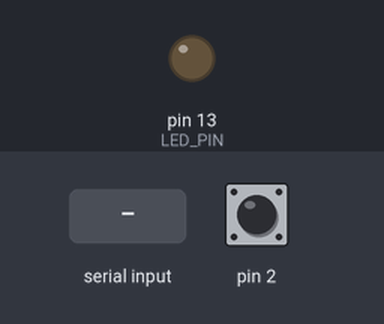
The sketch below on a simulated Arduino Uno, built with avr-gcc and run on an emulated ATmega328P. Shown: output pins drawn as LEDs (lit = HIGH). The test bench sets the inputs (shaded band); at power-on: pin 2 LOW. The sensor or clock chip raises its interrupt line as the real part does; what the sketch prints to the serial monitor is not drawn.

Above: at 0.9 s.
1.0 s: "1" received over Serial
At 1.8 s:
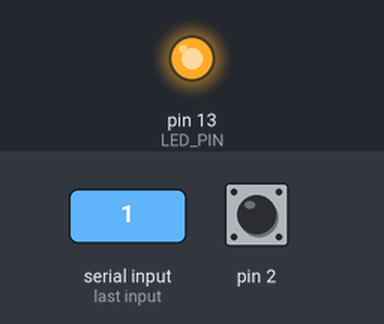
At 2.79 s:
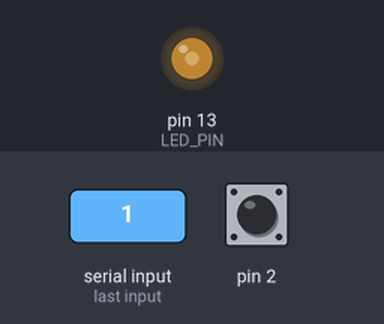
4.0 s: pin 2 pulsed HIGH 5 times (0.12 s each, 0.3 s apart)
7.0 s: pin 2 pulsed HIGH 2 times (0.12 s each, 0.3 s apart)
Timing chart, 0 to 16.0 s (numbered marks = the images above; inputs shaded):
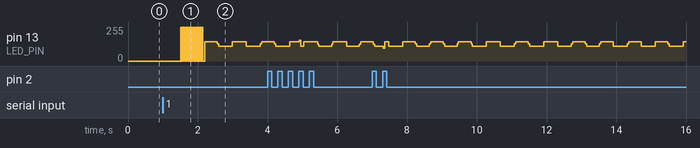

The sketch:

Arduino-SelfBalancingRobot.ino
```cpp
/********************************************************
 *
 ********************************************************/

#include "I2Cdev.h"
#include "MPU6050_6Axis_MotionApps20.h"
#include "PID_v1.h"


//=======================================
//=======================================
// PID definitions
//=======================================
//=======================================


//Define Variables we'll be connecting to
double speedSetpoint, inputSpeed, outputSpeed;
double angleSetpoint, inputAngle, outputAngle;

//Specify the links and initial tuning parameters
PID speedPID(&inputSpeed, &outputSpeed, &speedSetpoint,2,5,1, DIRECT);
PID anglePID(&inputAngle, &outputAngle, &angleSetpoint,2,5,1, DIRECT);

double fakeangle = 10;
double fakespeed = 2;


//=======================================
//=======================================
// MPU 6050 definitions
//=======================================
//=======================================

// Arduino Wire library is required if I2Cdev I2CDEV_ARDUINO_WIRE implementation
// is used in I2Cdev.h
#if I2CDEV_IMPLEMENTATION == I2CDEV_ARDUINO_WIRE
    #include "Wire.h"
#endif

// class default I2C address is 0x68
// specific I2C addresses may be passed as a parameter here
// AD0 low = 0x68 (default for SparkFun breakout and InvenSense evaluation board)
// AD0 high = 0x69
MPU6050 mpu;
//MPU6050 mpu(0x69); // <-- use for AD0 high

/* =========================================================================
   NOTE: In addition to connection 3.3v, GND, SDA, and SCL, this sketch
   depends on the MPU-6050's INT pin being connected to the Arduino's
   external interrupt #0 pin. On the Arduino Uno and Mega 2560, this is
   digital I/O pin 2.
 * ========================================================================= */
#define LED_PIN 13 // (Arduino is 13, Teensy is 11, Teensy++ is 6)
bool blinkState = false;

// MPU control/status vars
bool dmpReady = false;  // set true if DMP init was successful
uint8_t mpuIntStatus;   // holds actual interrupt status byte from MPU
uint8_t devStatus;      // return status after each device operation (0 = success, !0 = error)
uint16_t packetSize;    // expected DMP packet size (default is 42 bytes)
uint16_t fifoCount;     // count of all bytes currently in FIFO
uint8_t fifoBuffer[64]; // FIFO storage buffer

// orientation/motion vars
Quaternion q;           // [w, x, y, z]         quaternion container
VectorInt16 aa;         // [x, y, z]            accel sensor measurements
VectorInt16 aaReal;     // [x, y, z]            gravity-free accel sensor measurements
VectorInt16 aaWorld;    // [x, y, z]            world-frame accel sensor measurements
VectorFloat gravity;    // [x, y, z]            gravity vector
float euler[3];         // [psi, theta, phi]    Euler angle container
float ypr[3];           // [yaw, pitch, roll]   yaw/pitch/roll container and gravity vector

// ================================================================
// ===               INTERRUPT DETECTION ROUTINE                ===
// ================================================================

volatile bool mpuInterrupt = false;     // indicates whether MPU interrupt pin has gone high
void dmpDataReady() {
    mpuInterrupt = true;
}


void setup()
{
  //Serial.begin(115200);
  //Serial.println("init");
  initMPU();
  initPIDs();
}

void loop()
{
  doMPU();
  doPID();
}

void initPIDs() {
   //initialize the variables we're linked to
  //inputSpeed = getCurrrentSpeed();
  speedSetpoint = 0;
  //inputAngle = getCurrentAngle();
  angleSetpoint = 0;
  anglePID.SetOutputLimits(-180,180);
  //turn the PID on
  speedPID.SetMode(AUTOMATIC);
  anglePID.SetMode(AUTOMATIC);

}

// call this from the main loop()
void doMPU()
{
 // if programming failed, don't try to do anything
    if (!dmpReady) return;

    // wait for MPU interrupt or extra packet(s) available
    while (!mpuInterrupt && fifoCount < packetSize) {

      Serial.print("other program behavior stuff here");
        // other program behavior stuff here
        // .
        // .
        // .
        // if you are really paranoid you can frequently test in between other
        // stuff to see if mpuInterrupt is true, and if so, "break;" from the
        // while() loop to immediately process the MPU data
        // .
        // .
        // .
    }

    // reset interrupt flag and get INT_STATUS byte
    mpuInterrupt = false;
    mpuIntStatus = mpu.getIntStatus();

    // get current FIFO count
    fifoCount = mpu.getFIFOCount();

    // check for overflow (this should never happen unless our code is too inefficient)
    if ((mpuIntStatus & 0x10) || fifoCount == 1024) {
        // reset so we can continue cleanly
        mpu.resetFIFO();
        Serial.println(F("FIFO overflow!"));

    // otherwise, check for DMP data ready interrupt (this should happen frequently)
    } else if (mpuIntStatus & 0x02) {
        // wait for correct available data length, should be a VERY short wait
        while (fifoCount < packetSize) fifoCount = mpu.getFIFOCount();

        // read a packet from FIFO
        mpu.getFIFOBytes(fifoBuffer, packetSize);

        // track FIFO count here in case there is > 1 packet available
        // (this lets us immediately read more without waiting for an interrupt)
        fifoCount -= packetSize;

        #ifdef OUTPUT_READABLE_QUATERNION
            // display quaternion values in easy matrix form: w x y z
            mpu.dmpGetQuaternion(&q, fifoBuffer);
            Serial.print("quat\t");
            Serial.print(q.w);
            Serial.print("\t");
            Serial.print(q.x);
            Serial.print("\t");
            Serial.print(q.y);
            Serial.print("\t");
            Serial.println(q.z);
        #endif

        #ifdef OUTPUT_READABLE_EULER
            // display Euler angles in degrees
            mpu.dmpGetQuaternion(&q, fifoBuffer);
            mpu.dmpGetEuler(euler, &q);
            Serial.print("euler\t");
            Serial.print(euler[0] * 180/M_PI);
            Serial.print("\t");
            Serial.print(euler[1] * 180/M_PI);
            Serial.print("\t");
            Serial.println(euler[2] * 180/M_PI);
        #endif

        #ifdef OUTPUT_READABLE_YAWPITCHROLL
            // display Euler angles in degrees
            mpu.dmpGetQuaternion(&q, fifoBuffer);
            mpu.dmpGetGravity(&gravity, &q);
            mpu.dmpGetYawPitchRoll(ypr, &q, &gravity);
            Serial.print("ypr\t");
            Serial.print(ypr[0] * 180/M_PI);
            Serial.print("\t");
            Serial.print(ypr[1] * 180/M_PI);
            Serial.print("\t");
            Serial.println(ypr[2] * 180/M_PI);
        #endif

        #ifdef OUTPUT_READABLE_REALACCEL
            // display real acceleration, adjusted to remove gravity
            mpu.dmpGetQuaternion(&q, fifoBuffer);
            mpu.dmpGetAccel(&aa, fifoBuffer);
            mpu.dmpGetGravity(&gravity, &q);
            mpu.dmpGetLinearAccel(&aaReal, &aa, &gravity);
            Serial.print("areal\t");
            Serial.print(aaReal.x);
            Serial.print("\t");
            Serial.print(aaReal.y);
            Serial.print("\t");
            Serial.println(aaReal.z);
        #endif

        #ifdef OUTPUT_READABLE_WORLDACCEL
            // display initial world-frame acceleration, adjusted to remove gravity
            // and rotated based on known orientation from quaternion
            mpu.dmpGetQuaternion(&q, fifoBuffer);
            mpu.dmpGetAccel(&aa, fifoBuffer);
            mpu.dmpGetGravity(&gravity, &q);
            mpu.dmpGetLinearAccel(&aaReal, &aa, &gravity);
            mpu.dmpGetLinearAccelInWorld(&aaWorld, &aaReal, &q);
            Serial.print("aworld\t");
            Serial.print(aaWorld.x);
            Serial.print("\t");
            Serial.print(aaWorld.y);
            Serial.print("\t");
            Serial.println(aaWorld.z);
        #endif

        #ifdef OUTPUT_TEAPOT
            // display quaternion values in InvenSense Teapot demo format:
            teapotPacket[2] = fifoBuffer[0];
            teapotPacket[3] = fifoBuffer[1];
            teapotPacket[4] = fifoBuffer[4];
            teapotPacket[5] = fifoBuffer[5];
            teapotPacket[6] = fifoBuffer[8];
            teapotPacket[7] = fifoBuffer[9];
            teapotPacket[8] = fifoBuffer[12];
            teapotPacket[9] = fifoBuffer[13];
            Serial.write(teapotPacket, 14);
            teapotPacket[11]++; // packetCount, loops at 0xFF on purpose
        #endif

        // blink LED to indicate activity
        blinkState = !blinkState;
        digitalWrite(LED_PIN, blinkState);
    }
}


//call this from main loop()
void doPID()
{


   // Serial.print("compute");
  inputSpeed = getCurrentSpeed();
  speedSetpoint = 0; // keep stationary
  speedPID.Compute();
 //Serial.print(inputSpeed);
 //Serial.print (F(" "));
 //Serial.println(outputSpeed);

  angleSetpoint = -outputSpeed;
  inputAngle = getCurrentAngle();


  anglePID.Compute();

  changeMotorSpeed(outputAngle);

}


void initMPU()
{
 // join I2C bus (I2Cdev library doesn't do this automatically)
    #if I2CDEV_IMPLEMENTATION == I2CDEV_ARDUINO_WIRE
        Wire.begin();
        TWBR = 24; // 400kHz I2C clock (200kHz if CPU is 8MHz)
    #elif I2CDEV_IMPLEMENTATION == I2CDEV_BUILTIN_FASTWIRE
        Fastwire::setup(400, true);
    #endif

    // initialize serial communication
    // (115200 chosen because it is required for Teapot Demo output, but it's
    // really up to you depending on your project)
    Serial.begin(115200);
    while (!Serial); // wait for Leonardo enumeration, others continue immediately

    // NOTE: 8MHz or slower host processors, like the Teensy @ 3.3v or Ardunio
    // Pro Mini running at 3.3v, cannot handle this baud rate reliably due to
    // the baud timing being too misaligned with processor ticks. You must use
    // 38400 or slower in these cases, or use some kind of external separate
    // crystal solution for the UART timer.

    // initialize device
    Serial.println(F("Initializing I2C devices..."));
    mpu.initialize();

    // verify connection
    Serial.println(F("Testing device connections..."));
    Serial.println(mpu.testConnection() ? F("MPU6050 connection successful") : F("MPU6050 connection failed"));

    // wait for ready
    Serial.println(F("\nSend any character to begin DMP programming and demo: "));
    while (Serial.available() && Serial.read()); // empty buffer
    while (!Serial.available());                 // wait for data
    while (Serial.available() && Serial.read()); // empty buffer again

    // load and configure the DMP
    Serial.println(F("Initializing DMP..."));
    devStatus = mpu.dmpInitialize();

    // supply your own gyro offsets here, scaled for min sensitivity
    mpu.setXGyroOffset(220);
    mpu.setYGyroOffset(76);
    mpu.setZGyroOffset(-85);
    mpu.setZAccelOffset(1788); // 1688 factory default for my test chip

    // make sure it worked (returns 0 if so)
    if (devStatus == 0) {
        // turn on the DMP, now that it's ready
        Serial.println(F("Enabling DMP..."));
        mpu.setDMPEnabled(true);

        // enable Arduino interrupt detection
        Serial.println(F("Enabling interrupt detection (Arduino external interrupt 0)..."));
        attachInterrupt(0, dmpDataReady, RISING);
        mpuIntStatus = mpu.getIntStatus();

        // set our DMP Ready flag so the main loop() function knows it's okay to use it
        Serial.println(F("DMP ready! Waiting for first interrupt..."));
        dmpReady = true;

        // get expected DMP packet size for later comparison
        packetSize = mpu.dmpGetFIFOPacketSize();
    } else {
        // ERROR!
        // 1 = initial memory load failed
        // 2 = DMP configuration updates failed
        // (if it's going to break, usually the code will be 1)
        Serial.print(F("DMP Initialization failed (code "));
        Serial.print(devStatus);
        Serial.println(F(")"));
    }

    // configure LED for output
    pinMode(LED_PIN, OUTPUT);

}


int getCurrentSpeed() {

  // Speed measure comes from the encoders of the motor it would seem ??.
  // with the stepper motor I should be able to calculate based on step timing or someting.

  fakespeed = fakespeed + 1;
  return fakespeed;
}


int getCurrentAngle() {
  // this comes fromt he Acc + Gyro (MPU 6050 in my case)
  // not sure how to combine the x,y,z for a single value. Or do I take rotation angle around
  //just Y
  //  I need β, β is the angle between the z axis and the Z axis. http://en.wikipedia.org/wiki/Euler_angles

  //fakeangle = fakeangle + 1;
  return euler[1];

}


void changeMotorSpeed(double pidOutputAngle)
{

   fakeangle = pidOutputAngle;
   fakespeed = pidOutputAngle;
  //Serial.print("adjust motor = ");
  //Serial.println(pidOutputAngle);
}
```
